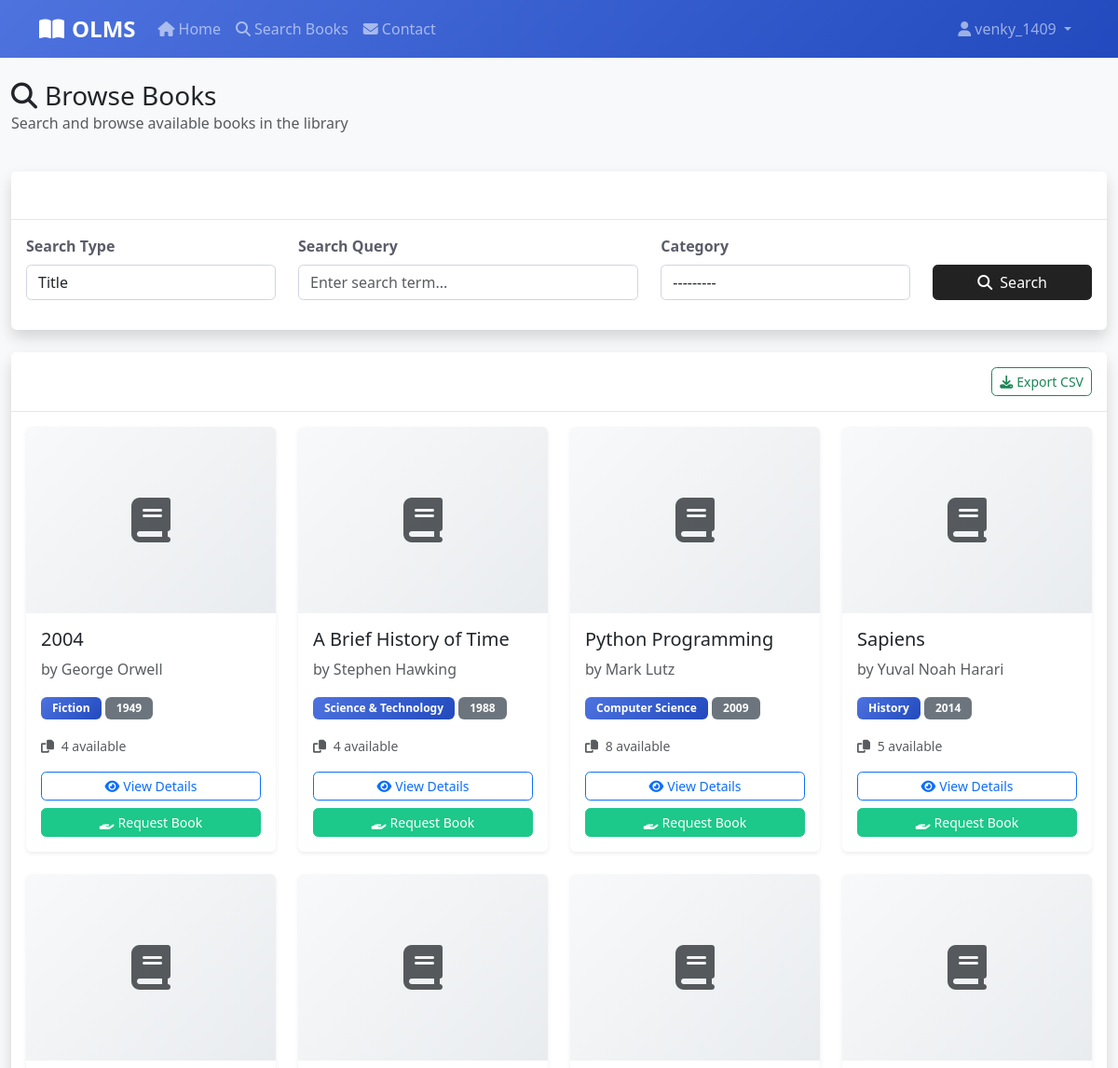
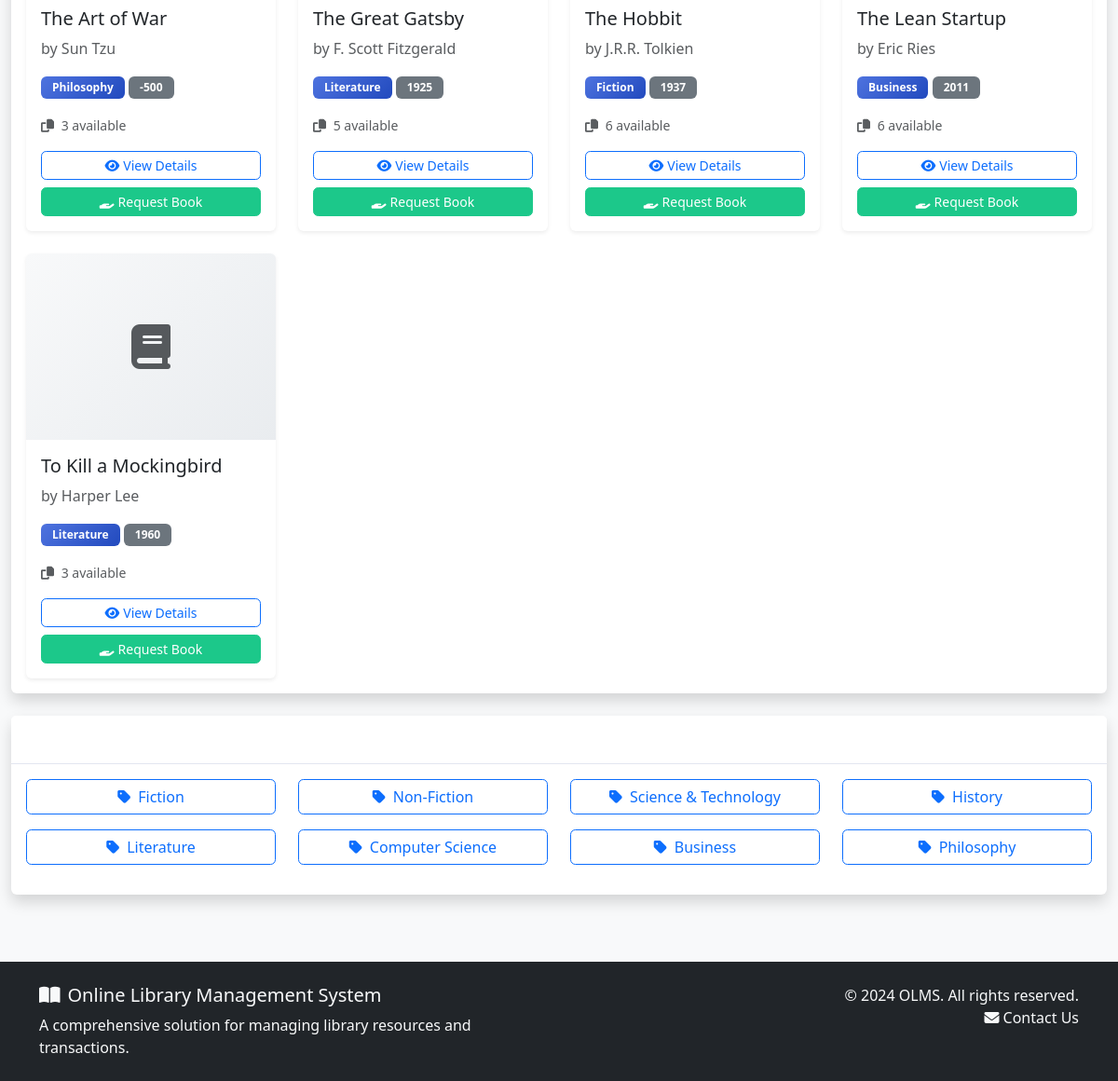
The page /student/books/ (signed in) on the database its author committed (2 pictures, top to bottom).
### library/models.py (models this page shows, shortened)
class Book(models.Model):
    STATUS_CHOICES = (
        ('available', 'Available'),
        ('issued', 'Issued'),
        ('lost', 'Lost'),
        ('damaged', 'Damaged'),
    )
    title = models.CharField(max_length=200)
    author = models.CharField(max_length=200)
    isbn = models.CharField(max_length=13, unique=True)
    category = models.ForeignKey(Category, on_delete=models.CASCADE, related_name='books')
    description = models.TextField(blank=True, null=True)
    publication_year = models.IntegerField(
        validators=[MinValueValidator(1900), MaxValueValidator(2025)],
        blank=True, null=True
    )
    publisher = models.CharField(max_length=200, blank=True, null=True)
    total_copies = models.PositiveIntegerField(default=1)
    available_copies = models.PositiveIntegerField(default=1)
    status = models.CharField(max_length=20, choices=STATUS_CHOICES, default='available')
    cover_image = models.ImageField(upload_to='book_covers/', blank=True, null=True)
    created_at = models.DateTimeField(auto_now_add=True)
    updated_at = models.DateTimeField(auto_now=True)
    def is_available(self):
        return self.available_copies > 0 and self.status == 'available'
    class Meta:
        verbose_name = "Book"
        verbose_name_plural = "Books"
        ordering = ['title']

class Category(models.Model):
    name = models.CharField(max_length=100, unique=True)
    description = models.TextField(blank=True, null=True)
    created_at = models.DateTimeField(auto_now_add=True)
    def __str__(self):
        return self.name
    class Meta:
        verbose_name = "Category"
        verbose_name_plural = "Categories"

### library/views.py (the view, shortened to what this page needs)
# urls.py: path('student/books/', views.student_book_list, name='student_book_list'),
@login_required
@user_passes_test(is_student)
def student_book_list(request):
    search_form = BookSearchForm(request.GET)
    books = Book.objects.filter(status='available', available_copies__gt=0)
    paginator = Paginator(books, 12)
    page_number = request.GET.get('page')
    page_obj = paginator.get_page(page_number)
    context = {
        'page_obj': page_obj,
        'search_form': search_form,
        'categories': Category.objects.all(),
    }
    return render(request, 'student_book_list.html', context)

### library/forms.py
class BookSearchForm(forms.Form):
    SEARCH_CHOICES = (
        ('title', 'Title'),
        ('author', 'Author'),
        ('isbn', 'ISBN'),
        ('category', 'Category'),
    )
    search_type = forms.ChoiceField(choices=SEARCH_CHOICES, initial='title', widget=forms.Select(attrs={'class': 'form-control'}))
    search_query = forms.CharField(max_length=200, widget=forms.TextInput(attrs={'class': 'form-control', 'placeholder': 'Enter search term...'}))
    category = forms.ModelChoiceField(queryset=Category.objects.all(), required=False, widget=forms.Select(attrs={'class': 'form-control'}))

### library/views.py (called while the page is built)
def is_student(user):
    return user.is_authenticated and hasattr(user, 'profile') and user.profile.user_type == 'student'

### templates/student_book_list.html (shortened to what this page needs)
{% extends 'base.html' %}
{% block content %}
<div class="container-fluid">
    <div class="d-flex justify-content-between align-items-center mb-4">
        <div>
            <h1 class="h3 mb-0">
                <i class="fas fa-search me-2"></i>Browse Books
            </h1>
            <p class="text-muted">Search and browse available books in the library</p>
        </div>
    </div>
    <div class="card shadow mb-4">
        <div class="card-header py-3">
            <h6 class="m-0 font-weight-bold text-primary">
                <i class="fas fa-search me-2"></i>Search Books
            </h6>
        </div>
        <div class="card-body">
            <form method="get" id="book-search-form">
                <div class="row">
                    <div class="col-md-3 mb-3">
                        <label for="{{ search_form.search_type.id_for_label }}" class="form-label">Search Type</label>
                        {{ search_form.search_type }}
                    </div>
                    <div class="col-md-4 mb-3">
                        <label for="{{ search_form.search_query.id_for_label }}" class="form-label">Search Query</label>
                        {{ search_form.search_query }}
                    </div>
                    <div class="col-md-3 mb-3">
                        <label for="{{ search_form.category.id_for_label }}" class="form-label">Category</label>
                        {{ search_form.category }}
                    </div>
                    <div class="col-md-2 mb-3 d-flex align-items-end">
                        <button type="submit" class="btn btn-primary w-100">
                            <i class="fas fa-search me-2"></i>Search
                        </button>
                    </div>
                </div>
            </form>
        </div>
    </div>
    <div class="card shadow">
        <div class="card-header py-3 d-flex justify-content-between align-items-center">
            <h6 class="m-0 font-weight-bold text-primary">
            </h6>
            <div class="d-flex gap-2">
                <button onclick="exportTableToCSV('books-table', 'available_books.csv')" class="btn btn-sm btn-outline-success">
                    <i class="fas fa-download me-1"></i>Export CSV
                </button>
            </div>
        </div>
        <div class="card-body">
            {% if page_obj %}
                <div class="row g-4">
                    {% for book in page_obj %}
                    <div class="col-md-6 col-lg-4 col-xl-3">
                        <div class="card h-100 book-card shadow-sm">
                            {% if book.cover_image %}
                                <img src="{{ book.cover_image.url }}" class="card-img-top book-cover" alt="{{ book.title }}">
                            {% else %}
                                <div class="card-img-top book-cover-placeholder">
                                    <i class="fas fa-book fa-3x text-muted"></i>
                                </div>
                            {% endif %}
                            <div class="card-body d-flex flex-column">
                                <h5 class="card-title">{{ book.title }}</h5>
                                <p class="card-text text-muted">by {{ book.author }}</p>
                                <div class="mb-3">
                                    <span class="badge bg-primary">{{ book.category.name }}</span>
                                    {% if book.publication_year %}
                                        <span class="badge bg-secondary">{{ book.publication_year }}</span>
                                    {% endif %}
                                </div>
                                <div class="mb-3">
                                    <small class="text-muted">
                                        <i class="fas fa-copy me-1"></i>
                                        {{ book.available_copies }} available
                                    </small>
                                </div>
                                <div class="mt-auto">
                                    <div class="d-grid gap-2">
                                        <a href="{% url 'book_detail' book.id %}" class="btn btn-outline-primary btn-sm">
                                            <i class="fas fa-eye me-1"></i>View Details
                                        </a>
                                        {% if book.is_available %}
                                            <a href="{% url 'request_book' book.id %}" class="btn btn-success btn-sm">
                                                <i class="fas fa-hand-holding me-1"></i>Request Book
                                            </a>
                                        {% else %}
                                            <button class="btn btn-secondary btn-sm" disabled>
                                                <i class="fas fa-clock me-1"></i>Not Available
                                            </button>
                                        {% endif %}
                                    </div>
                                </div>
                            </div>
                        </div>
                    </div>
                    {% endfor %}
                </div>
            {% endif %}
        </div>
    </div>
    <div class="row mt-4">
        <div class="col-12">
            <div class="card shadow">
                <div class="card-header py-3">
                    <h6 class="m-0 font-weight-bold text-primary">
                        <i class="fas fa-tags me-2"></i>Browse by Category
                    </h6>
                </div>
                <div class="card-body">
                    <div class="row">
                        {% for category in categories %}
                        <div class="col-md-3 col-sm-6 mb-3">
                            <a href="?category={{ category.id }}" class="btn btn-outline-primary w-100">
                                <i class="fas fa-tag me-2"></i>{{ category.name }}
                            </a>
                        </div>
                        {% endfor %}
                    </div>
                </div>
            </div>
        </div>
    </div>
</div>
{% endblock %}

### templates/base.html (shortened to what this page needs)
{% load static %}
<!DOCTYPE html>
<html lang="en">
<head>
    <link href="https://cdn.jsdelivr.net/npm/bootstrap@5.3.0/dist/css/bootstrap.min.css" rel="stylesheet">
    <link rel="stylesheet" href="https://cdnjs.cloudflare.com/ajax/libs/font-awesome/6.4.0/css/all.min.css">
    <link rel="stylesheet" href="{% static 'css/style.css' %}">
</head>
<body>
    <nav class="navbar navbar-expand-lg navbar-dark bg-primary">
        <div class="container">
            <a class="navbar-brand" href="{% url 'home' %}">
                <i class="fas fa-book-open me-2"></i>OLMS
            </a>
            <div class="collapse navbar-collapse" id="navbarNav">
                <ul class="navbar-nav me-auto">
                    <li class="nav-item">
                        <a class="nav-link" href="{% url 'home' %}">
                            <i class="fas fa-home me-1"></i>Home
                        </a>
                    </li>
                    {% if user.is_authenticated %}
                        {% if user.profile.user_type == 'admin' %}
                            <li class="nav-item">
                                <a class="nav-link" href="{% url 'book_list' %}">
                                    <i class="fas fa-books me-1"></i>Books
                                </a>
                            </li>
                            <li class="nav-item">
                                <a class="nav-link" href="{% url 'transaction_list' %}">
                                    <i class="fas fa-exchange-alt me-1"></i>Transactions
                                </a>
                            </li>
                            <li class="nav-item">
                                <a class="nav-link" href="{% url 'category_list' %}">
                                    <i class="fas fa-tags me-1"></i>Categories
                                </a>
                            </li>
                            <li class="nav-item">
                                <a class="nav-link" href="{% url 'book_request_list' %}">
                                    <i class="fas fa-clock me-1"></i>Book Requests
                                </a>
                            </li>
                        {% else %}
                            <li class="nav-item">
                                <a class="nav-link" href="{% url 'student_book_list' %}">
                                    <i class="fas fa-search me-1"></i>Search Books
                                </a>
                            </li>
                        {% endif %}
                    {% endif %}
                    <li class="nav-item">
                        <a class="nav-link" href="{% url 'contact' %}">
                            <i class="fas fa-envelope me-1"></i>Contact
                        </a>
                    </li>
                </ul>
                <ul class="navbar-nav">
                    {% if user.is_authenticated %}
                        <li class="nav-item dropdown">
                            <a class="nav-link dropdown-toggle" href="#" id="navbarDropdown" role="button" data-bs-toggle="dropdown">
                                <i class="fas fa-user me-1"></i>{{ user.username }}
                            </a>
                        </li>
                    {% endif %}
                </ul>
            </div>
        </div>
    </nav>
    <main class="py-4">
        {% block content %}{% endblock %}
    </main>
    <footer class="bg-dark text-light py-4 mt-5">
        <div class="container">
            <div class="row">
                <div class="col-md-6">
                    <h5><i class="fas fa-book-open me-2"></i>Online Library Management System</h5>
                    <p class="mb-0">A comprehensive solution for managing library resources and transactions.</p>
                </div>
                <div class="col-md-6 text-md-end">
                    <p class="mb-0">&copy; 2024 OLMS. All rights reserved.</p>
                    <p class="mb-0">
                        <a href="{% url 'contact' %}" class="text-light text-decoration-none">
                            <i class="fas fa-envelope me-1"></i>Contact Us
                        </a>
                    </p>
                </div>
            </div>
        </div>
    </footer>
</body>
</html>

### static/css/style.css (style rules this page uses)
body { font-family: 'Segoe UI', Tahoma, Geneva, Verdana, sans-serif; background-color: #f8f9fa; }
.navbar-brand { font-weight: bold; font-size: 1.5rem; }
.navbar-nav .nav-link { font-weight: 500; transition: color 0.3s ease; }
.card { border: none; box-shadow: 0 0.15rem 1.75rem 0 rgba(58, 59, 69, 0.15); transition: transform 0.2s ease, box-shadow 0.2s ease; }
.card-header { background-color: #fff; border-bottom: 1px solid #e3e6f0; font-weight: 600; }
.btn { font-weight: 500; border-radius: 0.35rem; transition: all 0.2s ease; }
.btn-primary { background-color: #222 !important; border-color: #222 !important; color: #fff !important; }
.btn-success { background-color: #1cc88a; border-color: #1cc88a; }
.form-control { border-radius: 0.35rem; border: 1px solid #d1d3e2; transition: border-color 0.15s ease-in-out, box-shadow 0.15s ease-in-out; }
.form-label { font-weight: 600; color: #5a5c69; }
.badge { font-size: 0.75rem; font-weight: 600; padding: 0.375rem 0.75rem; }
.bg-primary { background: linear-gradient(135deg, #4e73df 0%, #224abe 100%) !important; }
.book-card { transition: transform 0.3s ease, box-shadow 0.3s ease; }
.book-cover-placeholder { height: 200px; background: linear-gradient(135deg, #f8f9fa 0%, #e9ecef 100%); display: flex; align-items: center; justify-content: center; border-radius: 0.35rem 0.35rem 0 0; }
footer { margin-top: auto; }
.text-primary { color: #fff !important; }

### rows shown on the page
Book: title "2004", author "George Orwell", category.name "Fiction", publication_year "1949", available_copies "4", status "Request Book"
Book: title "A Brief History of Time", author "Stephen Hawking", category.name "Science & Technology", publication_year "1988", available_copies "4", status "Request Book"
Book: title "Python Programming", author "Mark Lutz", category.name "Computer Science", publication_year "2009", available_copies "8", status "Request Book"
Book: title "Sapiens", author "Yuval Noah Harari", category.name "History", publication_year "2014", available_copies "5", status "Request Book"
Book: title "The Art of War", author "Sun Tzu", category.name "Philosophy", publication_year "-500", available_copies "3", status "Request Book"
Book: title "The Great Gatsby", author "F. Scott Fitzgerald", category.name "Literature", publication_year "1925", available_copies "5", status "Request Book"
Book: title "The Hobbit", author "J.R.R. Tolkien", category.name "Fiction", publication_year "1937", available_copies "6", status "Request Book"
Book: title "The Lean Startup", author "Eric Ries", category.name "Business", publication_year "2011", available_copies "6", status "Request Book"
Book: title "To Kill a Mockingbird", author "Harper Lee", category.name "Literature", publication_year "1960", available_copies "3", status "Request Book"
Category: name "Fiction"
Category: name "Non-Fiction"
Category: name "Science & Technology"
Category: name "History"
Category: name "Literature"
Category: name "Computer Science"
Category: name "Business"
Category: name "Philosophy"

### other values the page prints
{{ user.username }} "venky_1409"
